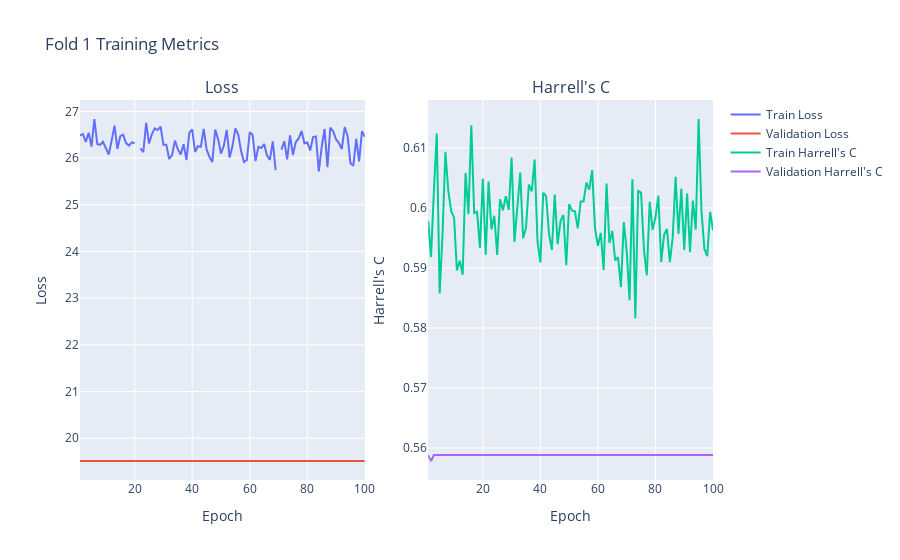
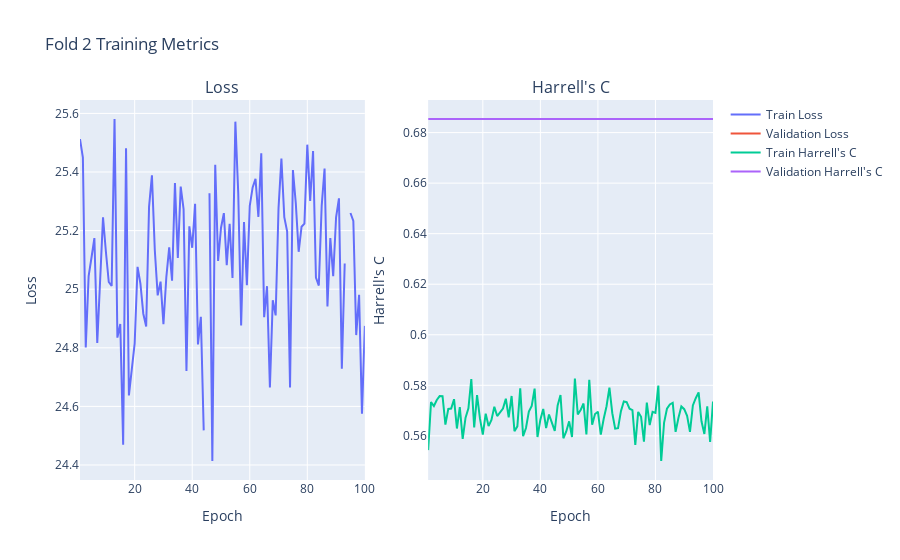
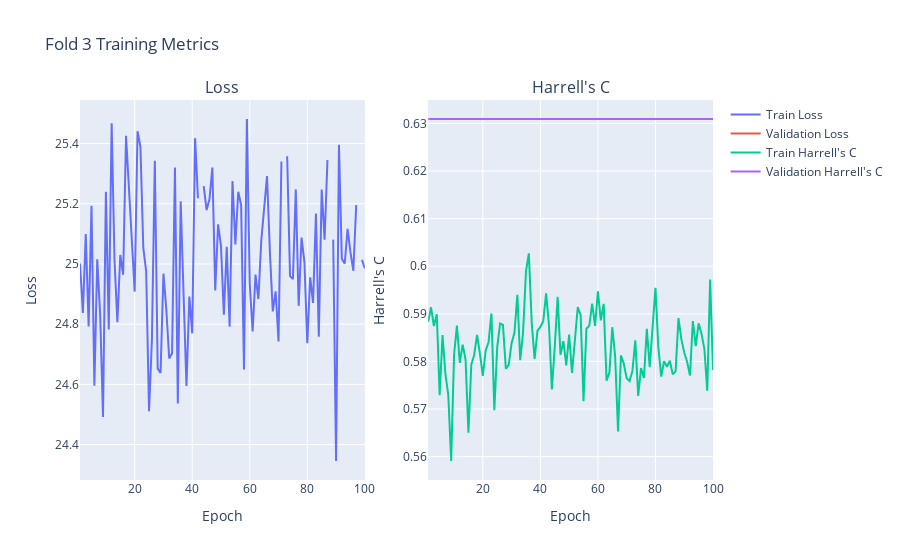
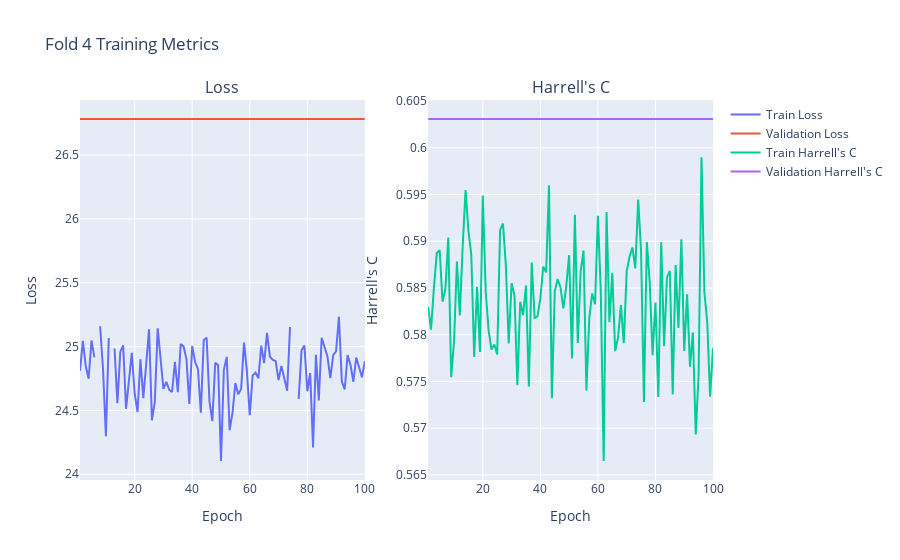

The cell these charts' notebook holds for them, in order:
### Markdown cell above
### Visualization ###

### Code cell
# Split the data into train (80%) and test (20%) sets
data_size = data.shape[0]
train_size = int(data_size * 0.8)
indices = np.random.permutation(data_size)
train_indices, test_indices = indices[:train_size], indices[train_size:]

train_data = tf.gather(data, train_indices, axis=0)
test_data = tf.gather(data, test_indices, axis=0)
train_labels = tf.gather(labels, train_indices, axis=0)
test_labels = tf.gather(labels, test_indices, axis=0)

# Use KFold cross-validation on the train set
perform_k_fold_cross_validation(train_data, train_labels, model, n_splits=5)
